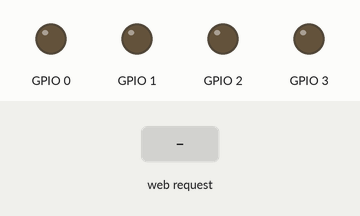
Recording of a program running on a simulated ESP8266 (NodeMCU). Shown: output pins drawn as LEDs (lit = HIGH). The test bench sets the inputs (shaded band). WiFi joins after 1.5 s; servers stay silent unless stated; what the program prints to the serial monitor is not drawn.

Above: at 2.7 s.
2.8 s: HTTP request GET /0on received
At 3.1 s:
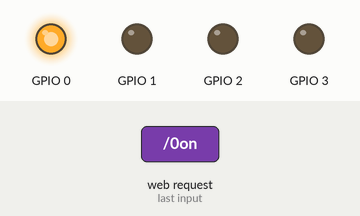
4.3 s: HTTP request GET /1on received
At 5.4 s:
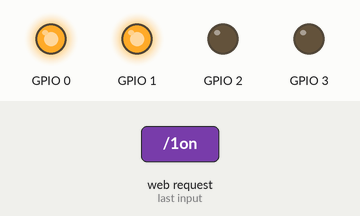
5.8 s: HTTP request GET /0off received
At 6.5 s:
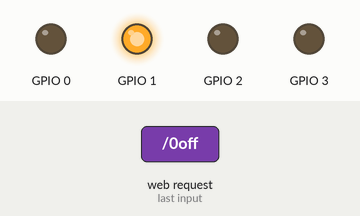
7.3 s: HTTP request GET /2on received
At 7.7 s:
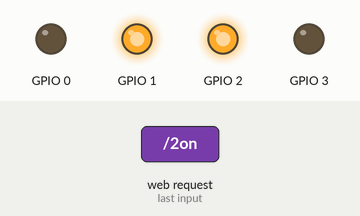
8.8 s: HTTP request GET /1off received
At 10.0 s:
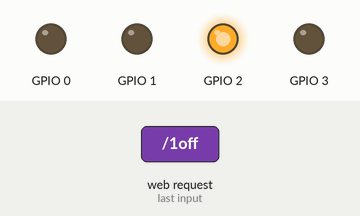
10.3 s: HTTP request GET /3on received
At 11.2 s:
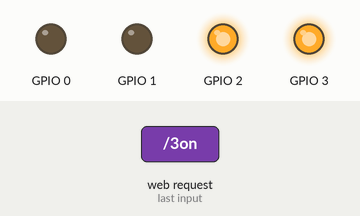
Timing chart, 0 to 12.8 s (numbered marks = the images above; inputs shaded):
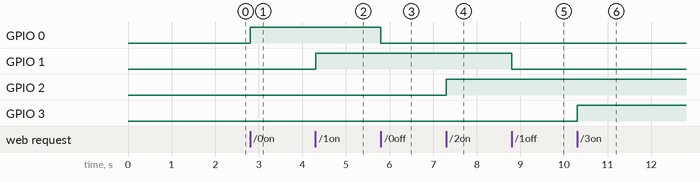

The program:

main.cpp
```cpp
#include <Arduino.h>
#include <ESP8266WiFi.h>
#include <ESP8266WebServer.h>

const char* ssid = "lenovo"; //Nama SSID AP/Hotspot
const char* password = "1234567890"; //Password Wifi
IPAddress staticIP(192, 168, 12, 7); // Alamat IP statis yang ingin Anda gunakan
IPAddress gateway(192, 168, 12, 1); // Gateway (alamat IP router Wi-Fi)
IPAddress subnet(255, 255, 255, 0); // Subnet mask

ESP8266WebServer server(80); //Menyatakan Webserver pada port 80

void handleRoot();

void handleON(int pin);

void handleOFF(int pin);

void setup() {
  //Serial.begin(9600);
    pinMode(0, OUTPUT);
    pinMode(1, OUTPUT);
    pinMode(2, OUTPUT);
    pinMode(3, OUTPUT);
// Mengatur WiFi
  WiFi.mode(WIFI_STA); // Mode Station
  WiFi.begin(ssid, password); // Mencocokan SSID dan Password
  WiFi.config(staticIP, gateway, subnet); // Mengatur IP statis, gateway, dan subnet mask

  while (WiFi.status() != WL_CONNECTED) {
    delay(500);
    Serial.print(".");
  }

// Tampilkan status Connected
  Serial.println("IP address: ");
  Serial.println(WiFi.localIP());

// Setup URL
  server.on("/", handleRoot);

    server.on("/0on", []() {
        handleON(0); // Panggil fungsi handleON dengan parameter
    });
    server.on("/0off", []() {
        handleOFF(0); // Panggil fungsi handleOFF dengan parameter
    });

    server.on("/1on", []() {
        handleON(1); // Panggil fungsi handleON dengan parameter
    });
    server.on("/1off", []() {
        handleOFF(1); // Panggil fungsi handleOFF dengan parameter
    });

    server.on("/2on", []() {
        handleON(2); // Panggil fungsi handleON dengan parameter
    });
    server.on("/2off", []() {
        handleOFF(2); // Panggil fungsi handleOFF dengan parameter
    });

    server.on("/3on", []() {
        handleON(3); // Panggil fungsi handleON dengan parameter
    });
    server.on("/3off", []() {
        handleOFF(3); // Panggil fungsi handleOFF dengan parameter
    });

    server.on("/4on", []() {
        handleON(4); // Panggil fungsi handleON dengan parameter
    });
    server.on("/4off", []() {
        handleOFF(4); // Panggil fungsi handleOFF dengan parameter
    });

  server.begin();

  Serial.println("Webserver dijalankan");
}

void loop() {
   server.handleClient();
}

void handleRoot() {
  //server.send(200, "text/plain", "HOME");
}

void handleON(int pin){
  digitalWrite(pin, HIGH);
  //server.send(200, "text/plain", "ON");
}

void handleOFF(int pin){
  digitalWrite(pin, LOW);
  //server.send(200, "text/plain", "OFF");
}
```

Measured:
- after the input at 2.8 s, GPIO 0: LOW → HIGH at once
- after the input at 4.3 s, GPIO 1: LOW → HIGH at once
- after the input at 5.8 s, GPIO 0: HIGH → LOW at once
- after the input at 7.3 s, GPIO 2: LOW → HIGH at once
- after the input at 8.8 s, GPIO 1: HIGH → LOW at once
- after the input at 10.3 s, GPIO 3: LOW → HIGH at once
